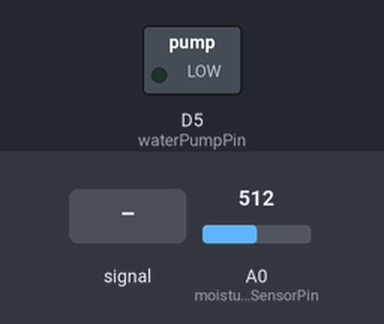
Bench run of a sketch on a simulated ESP8266 (NodeMCU). Shown: switched loads named in the sketch (green lamp = pin HIGH). The inputs (shaded band) are chosen by the test bench; at power-on: A0 (moistureSensorPin) = 512. WiFi joins after 1.5 s; servers stay silent unless stated.

Above: at 3.0 s.
3.1 s: A0 (moistureSensorPin) fed a 200 Hz sine of ±460 counts around its level
At 3.39 s:
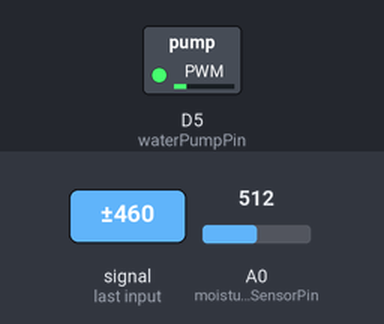
6.1 s: A0 (moistureSensorPin) set to 390
At 7.5 s:
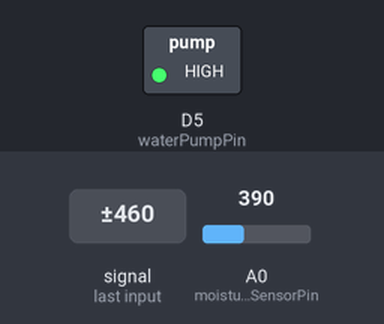
Timing chart, 0 to 9.1 s (numbered marks = the images above; inputs shaded):
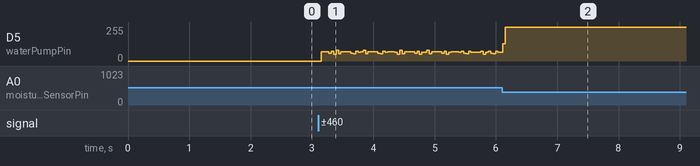

The sketch:

Smart_Concrete_Curing_System.ino
```cpp
/*************************************************************
Smart Concrete Curing System
In the present era, water scarcity is the biggest problem. In Construction potable water
is required for mixing and curing of concrete. The curing process is required for 28 days. So the
water requirement in the construction field for curing purposes is very large. Due to various
reasons, potable water availability is decreasing day by day. So it is required to spend a
considerable amount on the procurement of water. To control the wastage of water for curing it is
necessary to use water in a controlled manner by adopting advanced technology. It is known as a
smart concrete curing system. The smart concrete curing system is developed to create an
automatic curing mechanism to supply water for curing depending on the availability of moisture
in the concrete and surrounding temperature using moisture sensor. The system will be connected
to the internet using Wi-Fi. The current moisture content level of the concrete structure and the
pump status will be pushed to the cloud. A mobile app will access this data from the cloud. So
that the curing process monitoring can be done remotely. Results shown that strength of the cube
with smart concrete curing system is more than the strength of the cube with immersion curing.

Author- Pavan Kumar Pacharla
Date - 27/12/2022
 *************************************************************/

// Template ID, Device Name and Auth Token are provided by the Blynk.Cloud
// See the Device Info tab, or Template settings
#define BLYNK_TEMPLATE_ID "****************" //commented
#define BLYNK_DEVICE_NAME "Smart Concrete Curing System"
#define BLYNK_AUTH_TOKEN "****************" //commented


// Comment this out to disable prints and save space
#define BLYNK_PRINT Serial


#include <ESP8266WiFi.h>
#include <BlynkSimpleEsp8266.h>

char auth[] = BLYNK_AUTH_TOKEN;

// Your WiFi credentials.
// Set password to "" for open networks.
char ssid[] = "Honor";
char pass[] = "pavan961";

BlynkTimer timer;

#define waterPumpPin D5
#define moistureSensorPin A0
#define temperatureSensorPin D7
// This function is called every time the Virtual Pin 0 state changes
// BLYNK_WRITE(V0)
// {
//   // Set incoming value from pin V0 to a variable
//   int value = param.asInt();

//   // Update state
//   Blynk.virtualWrite(V4, value);
// }

// This function is called every time the device is connected to the Blynk.Cloud
// BLYNK_CONNECTED()
// {
//   // Change Web Link Button message to "Congratulations!"
//   Blynk.setProperty(V5, "offImageUrl", "https://static-image.nyc3.cdn.digitaloceanspaces.com/general/fte/congratulations.png");
//   Blynk.setProperty(V5, "onImageUrl",  "https://static-image.nyc3.cdn.digitaloceanspaces.com/general/fte/congratulations_pressed.png");
//   Blynk.setProperty(V5, "url", "https://docs.blynk.io/en/getting-started/what-do-i-need-to-blynk/how-quickstart-device-was-made");
// }

// This function sends Arduino's uptime every second to Virtual Pin 2.
void myTimerEvent()
{
  // You can send any value at any time.
  // Please don't send more that 10 values per second.
  Blynk.virtualWrite(V1, millis() / 1000);
}

void setup()
{
  // Debug console
  Serial.begin(115200);
  pinMode(waterPumpPin, OUTPUT);
pinMode(moistureSensorPin, INPUT);
pinMode(temperatureSensorPin, INPUT);

  Blynk.begin(auth, ssid, pass);
  // You can also specify server:
  //Blynk.begin(auth, ssid, pass, "blynk.cloud", 80);
  //Blynk.begin(auth, ssid, pass, IPAddress(192,168,1,100), 8080);

  // Setup a function to be called every second
  timer.setInterval(1000L, myTimerEvent);
}

void loop()
{
  Blynk.run();
  timer.run();
  int temperatureValue = getConcreteTemperatureValue();
  int moistureValue = getConcreteMoistureValue();
  if (moistureValue > 400){
    //turn off the water pump
    digitalWrite(waterPumpPin,LOW);
     Blynk.virtualWrite(V3,"Motor OFF");

  }else if (moistureValue < 100){
    //turn on the water pump
    digitalWrite(waterPumpPin,HIGH);
     Blynk.virtualWrite(V3,"Motor ON");

  }
  Blynk.virtualWrite(V2,temperatureValue);

}

int getConcreteTemperatureValue(){
  int tempValue = analogRead(temperatureSensorPin);
  return tempValue;
}
int getConcreteMoistureValue(){
  int moistValue = analogRead(moistureSensorPin);
  return moistValue;
}
```
